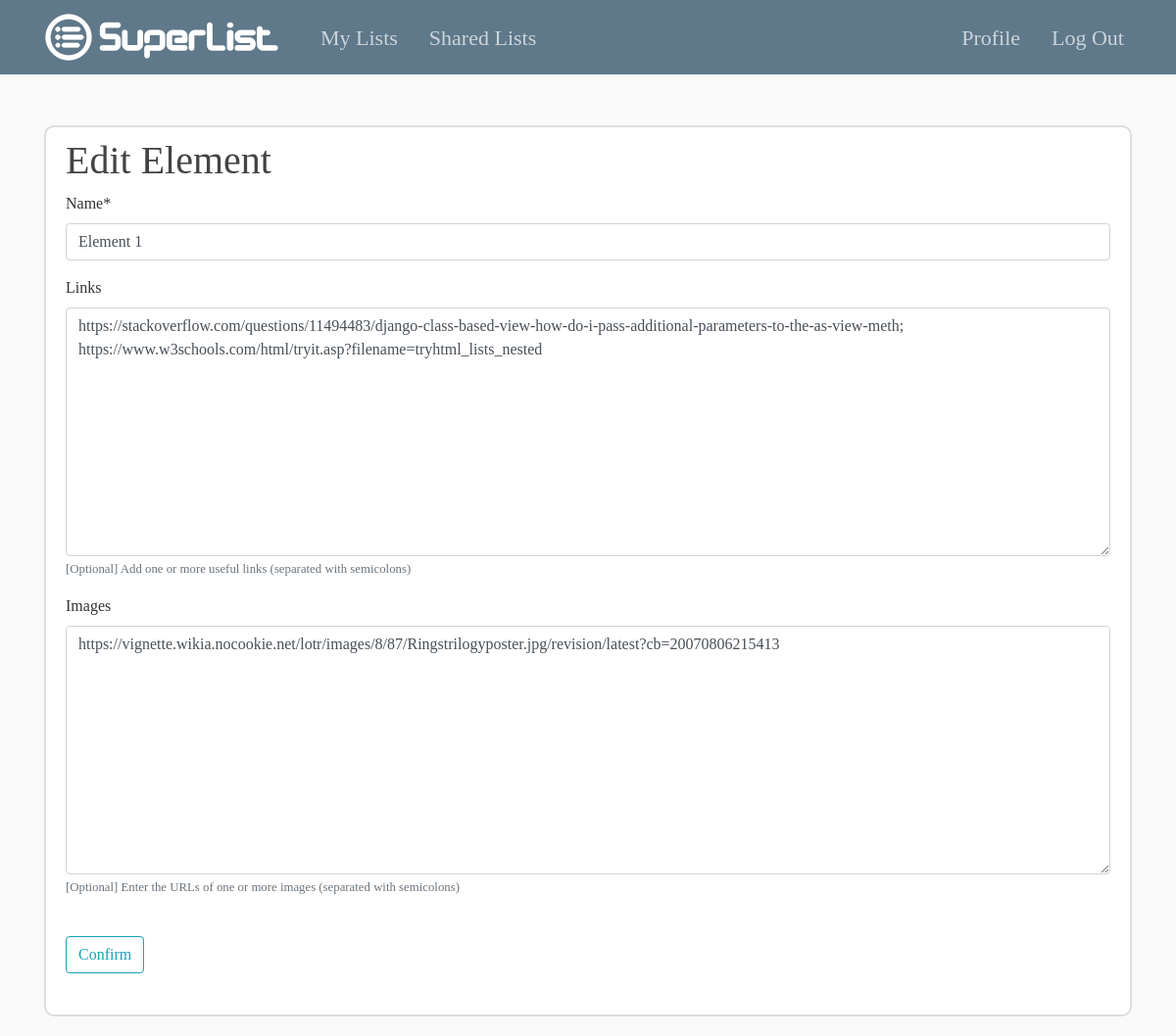
The app's page /element/8/update (signed in) with its own data.
### listApp/models.py (models this page shows, shortened)
class Element(models.Model):
	theList = models.ForeignKey(List, on_delete = models.CASCADE)
	author = models.ForeignKey(User, on_delete = models.CASCADE)
	name = models.CharField(max_length = 500)
	links = models.TextField(help_text = '[Optional] Add one or more useful links (separated with semicolons)', blank=True)
	images = models.TextField(help_text = '[Optional] Enter the URLs of one or more images (separated with semicolons)', blank=True)

### listApp/views.py (the view, shortened to what this page needs)
# urls.py: path('element/<int:pk>/update', ElementsUpdateView.as_view(), name = "element-update"),
@method_decorator(login_required, name='dispatch')
class ElementsUpdateView(UserPassesTestMixin, UpdateView):
    model = Element
    template_name = 'listApp/form_update_elem.html'
    fields = ['name', 'links', 'images']
    def test_func(self):
        currElem = self.get_object()
        if self.request.user == currElem.author:
            return True
        return False

### listApp/templates/listApp/form_update_elem.html (shortened to what this page needs)
{% extends "listApp/base.html" %}
{% load crispy_forms_tags %}
{% block content %}
	<br />
	<div class="content-section">
		<h1 style="font-family: Designer Block"> Edit Element</h1>
		<form method="POST">
			<fieldset class="form-group">
				{{ form | crispy }}
				<br />
				<div class="form-group">
					<button class="btn btn-outline-info">Confirm</button>
				</div>
			</fieldset>
		</form>
	</div>
{% endblock content %}

### listApp/static/listApp/main.css (style rules this page uses)
body { background: #fafafa; color: #333333; margin-top: 5rem; }
h1, h2, h3, h4, h5, h6 { color: #444444; }
.content-section { background: #ffffff; padding: 10px 20px; border: 2px solid #dddddd; border-radius: 10px; margin-bottom: 20px; }

### records on screen
Element: name "Element 1", links "https://stackoverflow.com/questions/11494483/django-class-based-view-how-do-i-pass-additional-parameters-to-the-as-view-meth; https://www.w3schools.com/html/tryit.asp?filename=tryhtml_lists_nested", images "https://vignette.wikia.nocookie.net/lotr/images/8/87/Ringstrilogyposter.jpg/revision/latest?cb=20070806215413"
